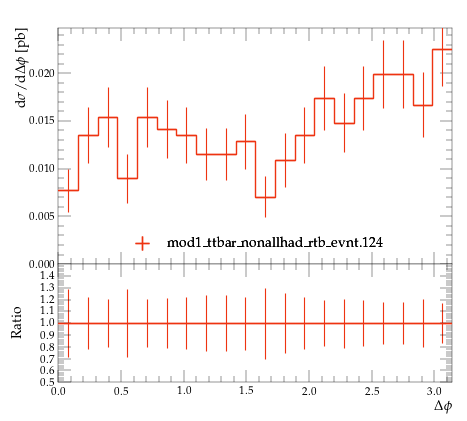

Generate this figure with Python:
#! /usr/bin/env python

# This Python script was auto-generated using YODA v2.0.2.
# Analysis object: /MC_TTBAR/onelep_jetb_1_l_dphi
# Timestamp: 07-08-2026 (10:19:45)

import matplotlib as mpl
import matplotlib.pyplot as plt
mpl.use('Agg') # comment out for interactive use
import os
import numpy as np

plotDir = os.path.split(os.path.realpath(__file__))[0]
if 'YODA_USER_PLOT_PATH' in globals():
    plot_outdir = globals()['YODA_USER_PLOT_PATH']
else:
    plot_outdir = plotDir

#plot style
plt.style.use(os.path.join(plotDir, '../default.mplstyle'))
# plot metadata
figW, figH = plt.rcParams['figure.figsize']
ax_xLabel = r'$\Delta \phi$'
ax_yLabel = r'$\mathrm{d}\sigma/\mathrm{d}\Delta \phi$ [pb]'
ax_title  = r''
ax_xScale = 'linear'
ax_yScale = 'linear'
xLims = (0.0, 3.141593)
yLims = (0.0, 0.024751936000000002)

# TeX-friendly labels for the legend
labels = {
    'legend' : ([ r"mod1\_ttbar\_nonallhad\_rtb\_evnt.124" ], r""),
}

# Adjust canvas width and height
canvasW = 10.0
canvasH = 9.0
figW *= canvasW/10.
figH *= canvasH/9.

# Create figure and axis objects
fig, (ax, ratio0_ax) = plt.subplots(2, 1, sharex=True,
                  figsize=(figW,figH), gridspec_kw={'height_ratios': (6.0, 3.0)})

# Set figure margins
plt.subplots_adjust(
    left   = 1.0 * plt.rcParams['figure.subplot.left'],
    right  = 1.0 * plt.rcParams['figure.subplot.right'],
    top    = 1.0 * plt.rcParams['figure.subplot.top'],
    bottom = 1.0 * plt.rcParams['figure.subplot.bottom'])

ratio0_ax.yaxis.set_major_locator(mpl.ticker.MultipleLocator(0.1))
ratio0_ax.set_ylim(0.5, 1.4999)
ratio0_ax.set_ylabel('Ratio')

# the numerical data is stored in a separate file
dataf = dict()
prefix = os.path.split(__file__)[0]
if prefix:    prefix = prefix + '/'
exec(open(prefix+'onelep_jetb_1_l_dphi__data.py').read(), dataf)


legend_handles = dict() # keep track of handles for the legend

# style options for curves
# starts at zorder>=5 to draw curve on top of legend
styles = {
  'mod1_ttbar_nonallhad_rtb_evnt.124.yoda.gz': {
    'color' : '#EE3311',
    'linestyle' : '-',
    'linewidth' : 1,
    'marker' : 'none',
    'markersize' : 2,
    'capsize' : 0.0,
    'zorder' : 5,
    'histstyle' : 1,
    'drawstyle' : 'steps-pre',
    'xerrorbars' : 1,
    'yerrorbars' : 1,
    'fillcolor' : None,
    'fillopacity' : 1.0,
    'ratio0_linestyle' : '-',
    'ratio0_linewidth' : 1,
    'ratio0_marker' : 'none',
    'ratio0_markersize' : 2,
    'ratio0_capsize' : 0.0,
    'ratio0_zorder' : 5,
    'ratio0_histstyle' : 1,
    'ratio0_drawstyle' : 'steps-pre',
    'ratio0_xerrorbars' : 1,
    'ratio0_yerrorbars' : 1,
  },
}

# curve from input yoda files in main panel
for label, yvals in dataf['yvals'].items():
    if all(np.isnan(v) for v in dataf['yvals'][label]):
        continue
    tmp = None
    if styles[label]['histstyle']: # draw as histogram
        xpos = dataf['xedges'][label] if styles[label]['drawstyle'] else dataf['xpoints'][label]
        ypos = np.insert(yvals, 0, yvals[0]) if styles[label]['drawstyle'] else yvals
        if styles[label]['fillcolor']: # fill area below curve
            ax.fill_between(xpos, ypos, step='pre',
                            color=styles[label]['fillcolor'],
                            alpha=styles[label]['fillopacity'])
        tmp, = ax.plot(xpos, ypos,
                       color=styles[label]['color'],
                       linestyle=styles[label]['linestyle'],
                       linewidth=styles[label]['linewidth'],
                       drawstyle=styles[label]['drawstyle'], solid_joinstyle='miter',
                       zorder=styles[label]['zorder'], label=label)
    tmp = ax.errorbar(dataf['xpoints'][label], yvals,
                      xerr=np.array(dataf['xerrs'][label])*styles[label]['xerrorbars'],
                      yerr=np.array(dataf['yerrs'][label])*styles[label]['yerrorbars'],
                      fmt=styles[label]['marker'], capsize=styles[label]['capsize'],
                      markersize=styles[label]['markersize'],
                      ecolor=styles[label]['color'],
                      color=styles[label]['color'], zorder=styles[label]['zorder'])
    tmp[-1][0].set_linestyle(styles[label]['linestyle'])
    tmp[-1][0].set_linewidth(styles[label]['linewidth'])
    if label in dataf['add_legend_handle']:  legend_handles[label] = tmp
    for varLabel in dataf['variation_yvals'].keys():
        if varLabel.startswith(label):
            tmp, = ax.plot(dataf['xedges'][label], dataf['variation_yvals'][varLabel],
                           color=styles[label]['color'],
                           linestyle=styles[label]['linestyle'],
                           linewidth=styles[label]['linewidth'],
                           drawstyle='steps-pre', solid_joinstyle='miter',
                           zorder=styles[label]['zorder'], alpha=0.5)


# plots on ratio panel
# curve from input yoda files in ratio panel
for label, yvals in dataf['ratio0_yvals'].items():
    if all(np.isnan(v) for v in yvals):
        continue
    if styles[label]['ratio0_histstyle']: # plot as histogram
        xpos = dataf['xedges']['mod1_ttbar_nonallhad_rtb_evnt.124.yoda.gz'] if styles[label]['ratio0_drawstyle'] else dataf['xpoints']['mod1_ttbar_nonallhad_rtb_evnt.124.yoda.gz']
        ypos = np.insert(yvals, 0, yvals[0]) if styles[label]['ratio0_drawstyle'] else yvals
        ratio0_ax.plot(xpos, ypos,
                       color=styles[label]['color'],
                       linewidth=styles[label]['linewidth'],
                       linestyle=styles[label]['ratio0_linestyle'],
                       drawstyle=styles[label]['ratio0_drawstyle'], zorder=styles[label]['zorder'],
                       solid_joinstyle='miter')
    tmp = ratio0_ax.errorbar(dataf['xpoints']['mod1_ttbar_nonallhad_rtb_evnt.124.yoda.gz'], yvals,
                             xerr=np.array(dataf['ref_xerrs'])*styles[label]['ratio0_xerrorbars'],
                             yerr=np.array(dataf['ratio0_yerrs'][label])*styles[label]['ratio0_yerrorbars'],
                             fmt=styles[label]['ratio0_marker'], capsize=styles[label]['ratio0_capsize'],
                             markersize=styles[label]['ratio0_markersize'],
                             ecolor=styles[label]['color'],
                             color=styles[label]['color'])
    tmp[-1][0].set_linestyle(styles[label]['ratio0_linestyle'])
    tmp[-1][0].set_linewidth(styles[label]['ratio0_linewidth'])

    for varlabel in dataf['ratio0_variation_vals'].keys():
        if varlabel.startswith(label):
            ratio0_ax.plot(dataf['xedges']['mod1_ttbar_nonallhad_rtb_evnt.124.yoda.gz'],
                            dataf['ratio0_variation_vals'][varlabel],
                            color=styles[label]['color'],
                            linestyle=styles[label]['linestyle'],
                            linewidth=styles[label]['linewidth'],
                            drawstyle='steps-pre', solid_joinstyle='miter',
                            zorder=1, alpha=0.5)

legend_items = list(legend_handles.values())
ax.add_artist(ax.legend(legend_items,
                        labels['legend'][0],
                        title=labels['legend'][1],
                        alignment='left',
                        loc='lower center',
                        bbox_to_anchor=(0.5, 0.0)))

# set plot metadata as defined above
ratio0_ax.set_xlabel(ax_xLabel)
ratio0_ax.xaxis.set_label_coords(1., -0.15)
ax.set_ylabel(ax_yLabel, ha='right', va='top')
ax.yaxis.set_label_coords(-0.11, 1.0)
ax.set_title(ax_title, loc='left')
ax.set_xscale(ax_xScale)
ax.set_yscale(ax_yScale)
ax.set_xlim(xLims)
ax.set_ylim(yLims)

# tick formatting
plt.rcParams['xtick.top'] = True
plt.rcParams['ytick.right'] = True
fig.align_ylabels((ax, ratio0_ax))
plt.savefig(os.path.join(plot_outdir, 'onelep_jetb_1_l_dphi.pdf'), format='PDF')
plt.savefig(os.path.join(plot_outdir, 'onelep_jetb_1_l_dphi.png'), format='PNG')

plt.close(fig)
